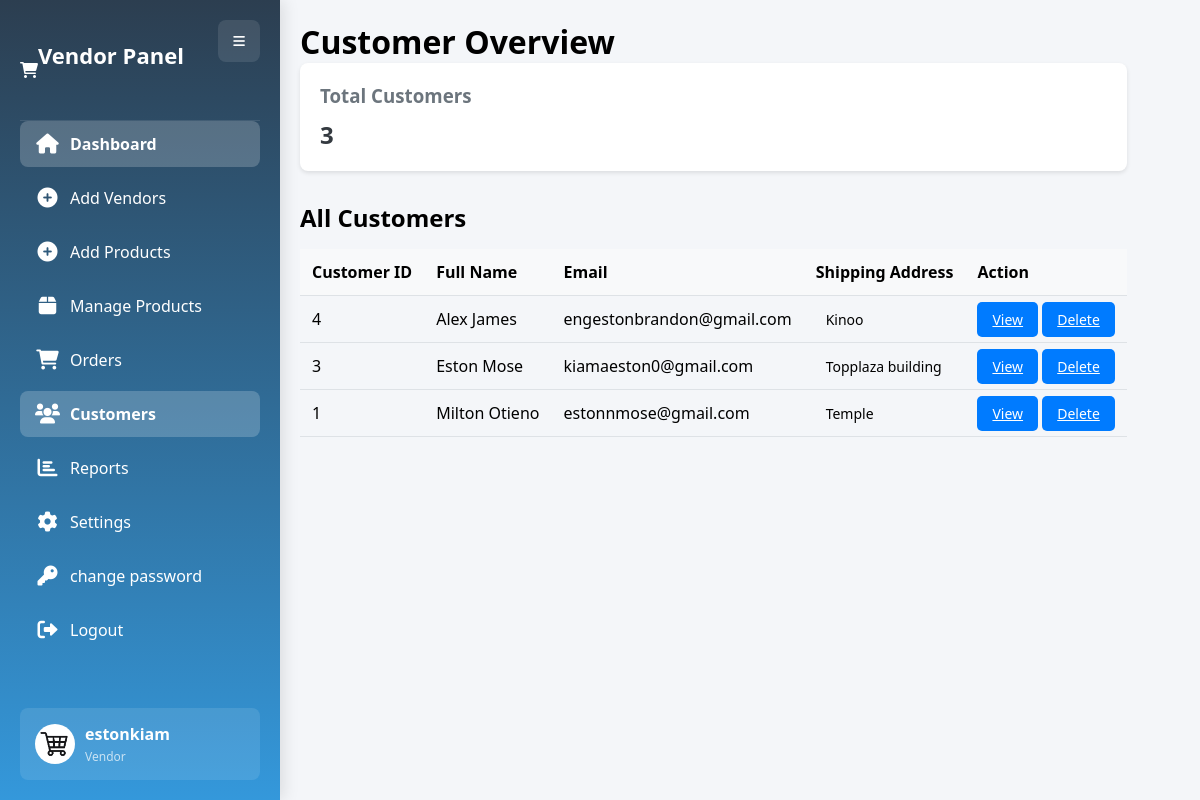
The page /admin/customers.php (signed in) on the database its author committed.
### tables this page shows
CREATE TABLE `customers` (
  `customer_id` int(11) NOT NULL,
  `first_name` varchar(100) NOT NULL,
  `last_name` varchar(100) NOT NULL,
  `email` varchar(255) NOT NULL,
  `password` varchar(255) NOT NULL,
  `phone` varchar(20) DEFAULT NULL,
  `address_line1` varchar(255) DEFAULT NULL,
  `address_line2` varchar(255) DEFAULT NULL,
  `city` varchar(100) NOT NULL,
  `state` varchar(100) NOT NULL,
  `postal_code` varchar(20) NOT NULL,
  `country` varchar(100) NOT NULL,
  `created_at` timestamp NOT NULL DEFAULT current_timestamp(),
  `reset_token` varchar(255) DEFAULT NULL,
  `reset_token_expiry` datetime DEFAULT NULL
);

### admin/customers.php (the view, shortened to what this page needs)
<?php
require 'include/db_connection.php';
$total_customers = $conn->query("SELECT COUNT(*) as count FROM customers")->fetch_assoc()['count'];
$customers = $conn->query("SELECT * FROM customers ORDER BY first_name");
?>
<!DOCTYPE html>
<html lang="en">
<head>
    <link href="https://cdnjs.cloudflare.com/ajax/libs/font-awesome/6.0.0/css/all.min.css" rel="stylesheet">
    <link rel="stylesheet" href="assets/css/admindash.css">
</head>
<body>
    <div class="container">
        <?php include('include/sidebar.php'); ?>
        <div class="main-content">
            <h1>Customer Overview</h1>
            <div class="stats-grid">
                <div class="stat-card">
                    <h3>Total Customers</h3>
                    <div class="value"><?php echo $total_customers; ?></div>
                </div>
            </div>
            <div class="customers-list">
                <h2>All Customers</h2>
                <table>
                    <thead>
                        <tr>
                            <th>Customer ID</th>
                            <th>Full Name</th>
                            <th>Email</th>
                            <th>Shipping Address</th>
                            <th>Action</th>
                        </tr>
                    </thead>
                    <tbody>
                        <?php while($customer = $customers->fetch_assoc()): ?>
                        <tr>
                            <td><?php echo $customer['customer_id']; ?></td>
                            <td><?php echo htmlspecialchars($customer['first_name']) . ' ' . htmlspecialchars($customer['last_name']); ?></td>
                            <td><?php echo $customer['email']; ?></td>
                            <td>
                                <span class="status"><?php echo $customer['address_line1']; ?></span>
                            </td>
                            <td>
                                <a href="view_profile.php?id=<?php echo $customer['customer_id']; ?>" class="btn btn-primary">View</a>
                                <a href="delete_customer.php?id=<?php echo $customer['customer_id']; ?>" class="btn btn-primary">Delete</a>
                            </td>
                        </tr>
                        <?php endwhile; ?>
                    </tbody>
                </table>
            </div>
        </div>
    </div>
</body>
</html>

### admin/include/sidebar.php (shortened to what this page needs)
<?php
$servername = "localhost";
$username = "root";
$password = "";
$dbname = "ecommerce";
$conn = new mysqli($servername, $username, $password, $dbname);
$admin_username = "Admin";
if (isset($_SESSION['admin_id'])) {
    $admin_id = $_SESSION['admin_id'];
    $query = "SELECT username FROM admins WHERE id = ?";
    $stmt = $conn->prepare($query);
    $stmt->bind_param("i", $admin_id);
    $stmt->execute();
    $stmt->bind_result($username);
    if ($stmt->fetch()) {
        $admin_username = $username;
    }
}
?>
<!DOCTYPE html>
<html>
<head>
    <link rel="stylesheet" href="https://cdnjs.cloudflare.com/ajax/libs/font-awesome/6.0.0/css/all.min.css">
</head>
<body>
    <div class="container">
        <div class="sidebar">
            <button class="toggle-btn">
                <i class="fas fa-bars"></i>
            </button>
            <div class="sidebar-header">
            <i class="fas fa-shopping-cart"></i>
            <h2>Vendor Panel</h2>
            </div>
            <ul>
                <li><a href="dashboard.php" class="active">
                    <i class="fas fa-home"></i><span>Dashboard</span>
                </a></li>
                <li><a href="registration.php">
                    <i class="fas fa-plus-circle"></i><span>Add Vendors</span>
                </a></li>
                <li><a href="addproducts.php">
                    <i class="fas fa-plus-circle"></i><span>Add Products</span>
                </a></li>
                <li><a href="productview.php">
                    <i class="fas fa-box"></i><span>Manage Products</span>
                </a></li>
                <li><a href="orders.php">
                    <i class="fas fa-shopping-cart"></i><span>Orders</span>
                </a></li>
                <li><a href="customers.php">
                    <i class="fas fa-users"></i><span>Customers</span>
                </a></li>
                <li><a href="reports.php">
                    <i class="fas fa-chart-bar"></i><span>Reports</span>
                </a></li>
                <li><a href="settings.php">
                    <i class="fas fa-cog"></i><span>Settings</span>
                </a></li>
                <li>
  <a href="change-password.php">
    <i class="fas fa-key"></i><span>change password</span>
  </a>
</li>
<li><a href="logout.php">
                    <i class="fas fa-sign-out-alt"></i><span>Logout</span>
                </a></li>
            </ul>
            <div class="user-profile">
                <img src="assets/img/cart.jpg" alt="User Avatar">
                <div class="user-info">
                    <h4><?php echo htmlspecialchars($admin_username); ?></h4>
                    <p>Vendor</p>
                </div>
            </div>
        </div>
</body>
</html>

### admin/assets/css/admindash.css (style rules this page uses)
* { margin: 0; padding: 0; box-sizing: border-box; }
body { font-family: Arial, sans-serif; background-color: #f4f6f9; }
.container { display: flex; min-height: 100vh; }
.sidebar { width: 250px; background-color: #343a40; color: white; padding: 20px; }
.sidebar h2 { margin-bottom: 30px; text-align: center; }
.sidebar ul { list-style: none; }
.sidebar ul li { margin-bottom: 15px; }
.sidebar ul li a { color: white; text-decoration: none; display: block; padding: 10px; border-radius: 5px; }
.main-content { flex: 1; padding: 20px; }
.stats-grid { display: grid; grid-template-columns: repeat(auto-fit, minmax(250px, 1fr)); gap: 20px; margin-bottom: 30px; }
.stat-card { background-color: white; padding: 20px; border-radius: 8px; box-shadow: 0 2px 4px rgba(0,0,0,0.1); }
.stat-card h3 { color: #6c757d; margin-bottom: 10px; }
.stat-card .value { font-size: 24px; font-weight: bold; color: #343a40; }
table { width: 100%; border-collapse: collapse; margin-top: 15px; }
th, td { padding: 12px; text-align: left; border-bottom: 1px solid #dee2e6; }
th { background-color: #f8f9fa; }
.status { padding: 5px 10px; border-radius: 15px; font-size: 14px; }
.btn { padding: 8px 15px; border-radius: 5px; border: none; cursor: pointer; font-size: 14px; }
.btn-primary { background-color: #007bff; color: white; }

### admin/include/sidebar.php (style rules this page uses)
* { margin: 0; padding: 0; box-sizing: border-box; font-family: 'Segoe UI', Tahoma, Geneva, Verdana, sans-serif; }
body { background-color: #f4f6f9; }
.container { display: flex; min-height: 100vh; }
.sidebar { width: 280px; background: linear-gradient(180deg, #2c3e50 0%, #3498db 100%); color: white; padding: 20px; position: relative; transition: all 0.3s cubic-bezier(0.4, 0, 0.2, 1); box-shadow: 4px 0 15px rgba(0, 0, 0, 0.1); }
.toggle-btn { position: absolute; right: 20px; top: 20px; background: rgba(255, 255, 255, 0.1); color: white; border: none; padding: 12px 15px; cursor: pointer; border-radius: 8px; transition: all 0.3s ease; z-index: 2; }
.sidebar-header { display: flex; align-items: center; padding: 20px 0; margin-bottom: auto; border-bottom: 1px solid rgba(255, 255, 255, 0.1); }
.sidebar-header h2 { font-size: 22px; font-weight: 600; color: #fff; }
.sidebar ul { list-style: none; padding: 0; }
.sidebar ul li { margin-bottom: 8px; }
.sidebar ul li a { color: white; text-decoration: none; display: flex; align-items: center; padding: 12px 15px; border-radius: 8px; font-size: 16px; transition: all 0.3s ease; }
.sidebar ul li a i { margin-right: 10px; font-size: 20px; width: 25px; text-align: center; }
.sidebar ul li a.active { background: rgba(255, 255, 255, 0.2); font-weight: 600; }
.user-profile { position: absolute; bottom: 20px; left: 20px; right: 20px; display: flex; align-items: center; background: rgba(255, 255, 255, 0.1); padding: 15px; border-radius: 8px; }
.user-profile img { width: 40px; height: 40px; border-radius: 50%; margin-right: 10px; }
.user-info { flex: 1; }
.user-info h4 { font-size: 16px; margin-bottom: 3px; }
.user-info p { font-size: 12px; opacity: 0.7; }
.main-content { flex: 1; padding: 20px; transition: all 0.3s ease; }

### rows shown on the page
customers: customer_id "4", first_name "Alex", last_name "James", email "engestonbrandon@gmail.com", address_line1 "Kinoo"
customers: customer_id "3", first_name "Eston", last_name "Mose", email "kiamaeston0@gmail.com", address_line1 "Topplaza building"
customers: customer_id "1", first_name "Milton", last_name "Otieno", email "estonnmose@gmail.com", address_line1 "Temple"

### other values the page prints
$admin_username "estonkiam"
$total_customers "3"
